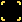

This game map was drawn from its Tiled (.tmx) file and the tilesets committed beside it. A one-line description and the full map source follow:
An orthogonal 1x1 tile map with 22x22 px tiles, 1 tile layer (Calque de Tuiles 1).

<map version="1.10" tiledversion="1.12.2" orientation="orthogonal" renderorder="right-down" width="1" height="1" tilewidth="22" tileheight="22" infinite="0" nextlayerid="2" nextobjectid="1">
 <tileset firstgid="1" source="./cursor.tsx" />
 <layer id="1" name="Calque de Tuiles 1" width="1" height="1">
  <data>
   <tile gid="1" />
  </data>
 </layer>
</map>
